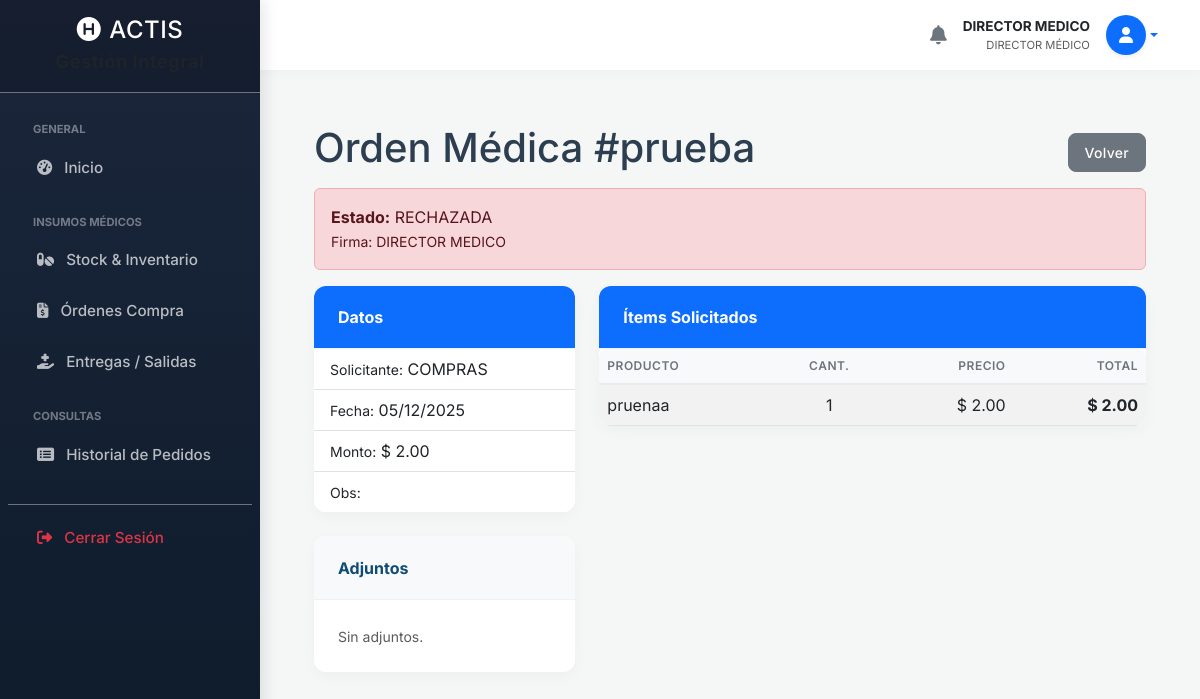
The app's page /insumos_oc_ver.php?id=12 (signed in) with its own data.
### tables this page shows
CREATE TABLE `ordenes_compra` (
  `id` int(11) NOT NULL,
  `numero_oc` varchar(50) NOT NULL,
  `tipo_origen` enum('insumos','suministros') NOT NULL,
  `id_usuario_creador` int(11) NOT NULL,
  `estado` enum('pendiente_logistica','aprobada_logistica','rechazada','recibida_parcial','recibida_total') DEFAULT 'pendiente_logistica',
  `fecha_creacion` timestamp NULL DEFAULT current_timestamp(),
  `fecha_aprobacion` datetime DEFAULT NULL,
  `id_usuario_aprobador` int(11) DEFAULT NULL,
  `observaciones` text DEFAULT NULL
);

CREATE TABLE `usuarios` (
  `id` int(11) NOT NULL,
  `nombre_completo` varchar(100) NOT NULL,
  `email` varchar(100) NOT NULL,
  `destino` varchar(100) DEFAULT NULL,
  `servicio` varchar(100) DEFAULT NULL,
  `grado_militar` varchar(100) DEFAULT NULL,
  `rol_en_servicio` varchar(50) DEFAULT NULL,
  `telefono` varchar(50) DEFAULT NULL,
  `numero_interno` varchar(20) DEFAULT NULL,
  `password` varchar(255) NOT NULL,
  `firma_digital` varchar(255) DEFAULT NULL,
  `activo` tinyint(1) DEFAULT 1,
  `validado_por_admin` tinyint(1) DEFAULT 0,
  `created_at` timestamp NULL DEFAULT current_timestamp()
);

CREATE TABLE `ordenes_compra_items` (
  `id` int(11) NOT NULL,
  `id_oc` int(11) NOT NULL,
  `descripcion_producto` varchar(200) NOT NULL,
  `cantidad_solicitada` int(11) NOT NULL,
  `cantidad_recibida` int(11) DEFAULT 0,
  `precio_estimado` decimal(10,2) DEFAULT NULL,
  `id_insumo_asociado` int(11) DEFAULT NULL,
  `id_suministro_asociado` int(11) DEFAULT NULL
);

### insumos_oc_ver.php (the view, shortened to what this page needs)
<?php
require 'db.php';
$id_oc = $_GET['id'];
include 'includes/header.php';
include 'includes/sidebar.php';
include 'includes/navbar.php';
$stmt = $pdo->prepare("SELECT oc.*, u_creador.nombre_completo as creador, u_aprob.nombre_completo as aprobador FROM ordenes_compra oc JOIN usuarios u_creador ON oc.id_usuario_creador = u_creador.id LEFT JOIN usuarios u_aprob ON oc.id_usuario_aprobador = u_aprob.id WHERE oc.id = :id");
$stmt->execute(['id' => $id_oc]);
$orden = $stmt->fetch();
$stmtItems = $pdo->prepare("SELECT * FROM ordenes_compra_items WHERE id_oc = :id");
$stmtItems->execute(['id' => $id_oc]);
$items = $stmtItems->fetchAll();
$stmtAdj = $pdo->prepare("SELECT * FROM adjuntos WHERE entidad_tipo = 'orden_compra' AND id_entidad = :id");
$stmtAdj->execute(['id' => $id_oc]);
$adjuntos = $stmtAdj->fetchAll();
$total_estimado = 0;
foreach($items as $i) $total_estimado += ($i['cantidad_solicitada'] * $i['precio_estimado']);
?>
<div class="container-fluid px-4">
    <div class="d-flex justify-content-between align-items-center mt-4 mb-2">
        <h1>Orden Médica #<?php echo htmlspecialchars($orden['numero_oc']); ?></h1>
        <a href="insumos_compras.php" class="btn btn-secondary btn-sm">Volver</a>
    </div>
    <div class="alert <?php echo ($orden['estado'] == 'pendiente_logistica') ? 'alert-warning' : (($orden['estado'] == 'rechazada') ? 'alert-danger' : 'alert-success'); ?> d-flex justify-content-between align-items-center flex-wrap">
        <div>
            <strong>Estado:</strong> <?php echo strtoupper(str_replace('_', ' ', $orden['estado'])); ?>
            <?php if($orden['aprobador']): ?><br><small>Firma: <?php echo htmlspecialchars($orden['aprobador']); ?></small><?php endif; ?>
        </div>
    </div>
    <div class="row">
        <div class="col-lg-4">
            <div class="card mb-4 border-primary">
                <div class="card-header bg-primary text-white">Datos</div>
                <ul class="list-group list-group-flush">
                    <li class="list-group-item"><small>Solicitante:</small> <?php echo htmlspecialchars($orden['creador']); ?></li>
                    <li class="list-group-item"><small>Fecha:</small> <?php echo date('d/m/Y', strtotime($orden['fecha_creacion'])); ?></li>
                    <li class="list-group-item"><small>Monto:</small> $ <?php echo number_format($total_estimado, 2); ?></li>
                    <li class="list-group-item"><small>Obs:</small> <?php echo nl2br(htmlspecialchars($orden['observaciones'] ?? '')); ?></li>
                </ul>
            </div>
            <div class="card mb-4">
                <div class="card-header bg-light">Adjuntos</div>
                <div class="card-body">
                    <?php if (count($adjuntos) > 0): ?>
                        <?php foreach ($adjuntos as $adj): ?>
                            <div class="mb-1"><a href="<?php echo $adj['ruta_archivo']; ?>" target="_blank"><i class="fas fa-paperclip me-1"></i> <?php echo $adj['nombre_original']; ?></a></div>
                        <?php endforeach; ?>
                    <?php else: ?>
                        <span class="text-muted small">Sin adjuntos.</span>
                    <?php endif; ?>
                </div>
            </div>
        </div>
        <div class="col-lg-8">
            <div class="card mb-4 border-primary">
                <div class="card-header bg-primary text-white">Ítems Solicitados</div>
                <div class="table-responsive">
                    <table class="table table-striped mb-0">
                        <thead><tr><th>Producto</th><th class="text-center">Cant.</th><th class="text-end">Precio</th><th class="text-end">Total</th></tr></thead>
                        <tbody>
                            <?php foreach ($items as $item): ?>
                                <tr>
                                    <td>
                                        <?php echo htmlspecialchars($item['descripcion_producto']); ?>
                                    </td>
                                    <td class="text-center"><?php echo $item['cantidad_solicitada']; ?></td>
                                    <td class="text-end">$ <?php echo number_format($item['precio_estimado'], 2); ?></td>
                                    <td class="text-end fw-bold">$ <?php echo number_format($item['cantidad_solicitada'] * $item['precio_estimado'], 2); ?></td>
                                </tr>
                            <?php endforeach; ?>
                        </tbody>
                    </table>
                </div>
            </div>
        </div>
    </div>
</div>
<?php include 'includes/footer.php'; ?>

### header.php (style rules this page uses)
:root { --primary-color: #0f4c75; --secondary-color: #3282b8; --accent-color: #bbe1fa; --bg-color: #f4f7f6; --text-color: #2c3e50; --sidebar-width: 260px; }
body { background-color: var(--bg-color); font-family: 'Inter', sans-serif; color: var(--text-color); overflow-x: hidden; }
.card { border: none; border-radius: 12px; box-shadow: 0 5px 15px rgba(0,0,0,0.03); transition: transform 0.2s; background: #fff; margin-bottom: 1.5rem; overflow: hidden; }
.card-header { background-color: #fff; border-bottom: 1px solid #edf2f7; padding: 1.2rem 1.5rem; font-weight: 700; color: var(--primary-color); display: flex; align-items: center; justify-content: space-between; }
.card-body { padding: 1.5rem; }
.table-responsive { border-radius: 8px; }
.table thead th { background-color: #f8f9fa; color: #6c757d; font-weight: 600; text-transform: uppercase; font-size: 0.75rem; letter-spacing: 0.5px; border-bottom: 2px solid #e9ecef; white-space: nowrap; }
.table td { vertical-align: middle; }
.btn { border-radius: 8px; font-weight: 500; letter-spacing: 0.3px; padding: 0.5rem 1rem; }

### records on screen
ordenes_compra: numero_oc "prueba", estado "RECHAZADA", id_usuario_aprobador.nombre_completo "DIRECTOR MEDICO", id_usuario_creador.nombre_completo "COMPRAS", fecha_creacion "05/12/2025"
ordenes_compra_items: descripcion_producto "pruenaa", cantidad_solicitada "1", precio_estimado "2.00", $item['cantidad_solicitada']*$item['precio_estimado'] "2.00"

### other values on screen
$nombre_usuario_global "DIRECTOR MEDICO"
$rol_principal_global "DIRECTOR MÉDICO"
$total_estimado "2.00"
